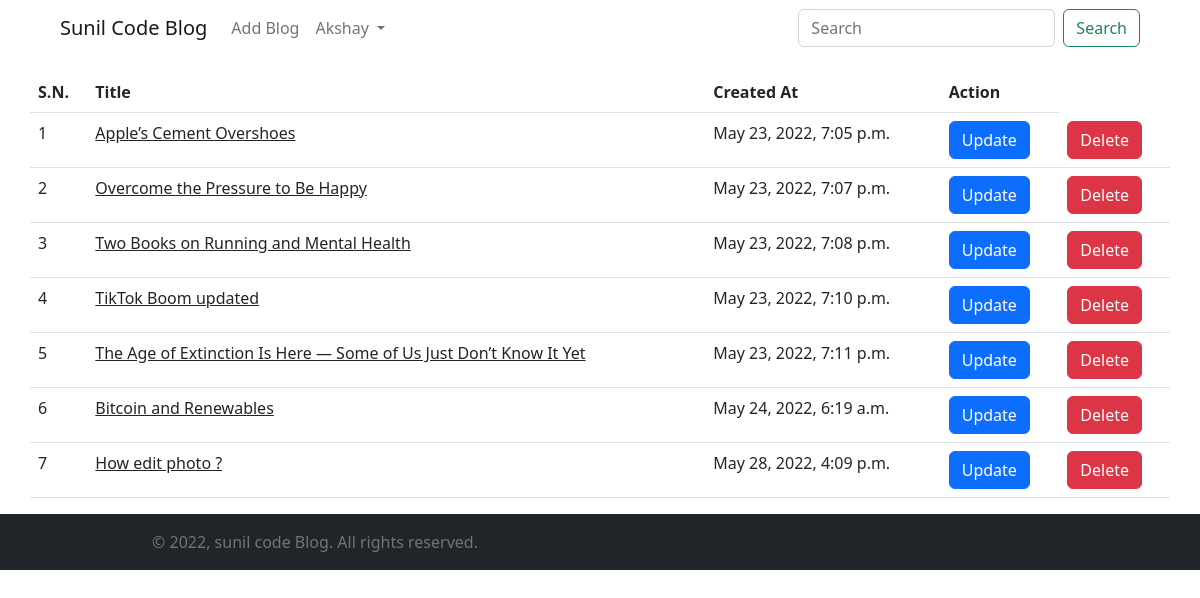
/see-blogs (signed in), run on the app's committed database.
### miniBlog/models.py (models this page shows, shortened)
class BlogModel(models.Model):
    title=models.CharField(max_length=1000)
    content=FroalaField()
    slug=models.SlugField(max_length=1000, null=True,  blank=True)
    image=models.ImageField(upload_to='blog')
    user=models.ForeignKey(User, null=True, blank=True ,on_delete=models.CASCADE)
    created_at=models.DateTimeField(auto_now_add=True)
    upload_to=models.DateTimeField(auto_now=True)
    likes=models.ManyToManyField(User,blank=True, related_name='post_like')

### miniBlog/views.py (the view)
# urls.py: path('see-blogs',seeBlogs,name='seeblogs'),
def seeBlogs(request):
    if request.user.is_authenticated:
        context = {}
        try:
            blog_objs = BlogModel.objects.filter(user=request.user)
            context['blog_objs'] = blog_objs
        except Exception as e:
            print(e)
        return render(request, 'blog/see_blogs.html', context)
    else:
        messages.error(request, "Please Login!")
        return redirect(home)

### templates/blog/see_blogs.html
{% extends './base.html' %}
{% block start %}
<section>
    <div class="container">
        <div class="row">
            <table class="table">
                <thead>
                  <tr>
                    <th scope="col">S.N.</th>
                    <th scope="col">Title</th>
                    <th scope="col">Created At</th>
                    <th scope="col">Action</th>
                  </tr>
                </thead>
                <tbody>
                    {% for blog in blog_objs %}
                  <tr>
                    <td>{{forloop.counter}}</td>
                    <td><a class="text-dark" href="{% url 'blog_detail' blog.slug %}">{{blog.title}}</a></td>
                    <td>{{blog.created_at}}</td>
                    <td><a href="{% url 'updateblog' blog.slug %}" class="btn btn-primary">Update</a></td>
                    <td><a href="{% url 'deleteblog' blog.slug %}" class="btn btn-danger">Delete</a></td>
                  </tr>
                  {% endfor %}
                </tbody>
              </table>
        </div>
    </div>
</section>
{% endblock  %}

### templates/blog/base.html (shortened to what this page needs)
{% load socialaccount %}
{% load static %}
<!DOCTYPE html>
<html lang="en">
<head>
  <link rel="stylesheet" href="{% static 'css/nouislider.css' %}">
  <link rel="stylesheet" href="{% static 'css/swiper.min.css' %}">
  <link rel="stylesheet" href="{% static 'css/magnific-popup.css' %}">
  <link href='https://unpkg.com/boxicons@2.1.2/css/boxicons.min.css' rel='stylesheet'>
  <link rel="stylesheet" href="{% static 'css/style.css' %}">
  <link rel="stylesheet" href="https://cdn.jsdelivr.net/npm/bootstrap@5.2.0-beta1/dist/css/bootstrap.min.css">
</head>
<body>
  <header class="pb-5 mb-4">
    <nav class="navbar navbar-expand-lg bg-white fixed-top  px-1 px-sm-5 " id="navigation">
      <div class="container-fluid">
        <a class="navbar-brand" href="/">Sunil Code Blog</a>
        <div class="collapse navbar-collapse" id="navbarSupportedContent">
          <ul class="navbar-nav me-auto mb-2 mb-lg-0">
            {% if request.user.is_authenticated %}
            <li class="nav-item">
              <a class="nav-link" href="{% url 'addblog' %}">Add Blog</a>
            </li>
            {% endif %}
            {% if request.user.is_authenticated %}
            <li class="nav-item dropdown">
              <a class="nav-link dropdown-toggle" href="#" id="navbarDropdown" role="button" data-bs-toggle="dropdown"
                aria-expanded="false">
                {{request.user.first_name | capfirst}}
              </a>
                {% endif %}
            </li>
          </ul>
          <form class="d-flex" role="search" method="get" action="{% url 'search' %}">
            <input class="form-control me-2" type="search" placeholder="Search" aria-label="Search" name="query">
            <button class="btn btn-outline-success" type="submit">Search</button>
          </form>
        </div>
      </div>
    </nav>
  </header>
    {% block start %}
  {% endblock %}
  <footer class="position-relative z-index-10 d-print-none bg-dark ">
    <div class="py-3 font-weight-light bg-gray-800 text-secondary">
      <div class="container">
        <div class="row align-items-center">
          <div class="col-md-6 text-center text-md-left">
            <p class="text-sm mb-md-0">&copy; <span id="year"></span>, sunil code Blog. All rights reserved.</p>
          </div>
        </div>
      </div>
    </div>
  </footer>
</body>
</html>

### static/css/style.css (style rules this page uses)
body { scroll-behavior: smooth; }

### data on the page
BlogModel: title "Apple’s Cement Overshoes", created_at "May 23, 2022, 7:05 p.m."
BlogModel: title "Overcome the Pressure to Be Happy", created_at "May 23, 2022, 7:07 p.m."
BlogModel: title "Two Books on Running and Mental Health", created_at "May 23, 2022, 7:08 p.m."
BlogModel: title "TikTok Boom updated", created_at "May 23, 2022, 7:10 p.m."
BlogModel: title "The Age of Extinction Is Here — Some of Us Just Don’t Know It Yet", created_at "May 23, 2022, 7:11 p.m."
BlogModel: title "Bitcoin and Renewables", created_at "May 24, 2022, 6:19 a.m."
BlogModel: title "How edit photo ?", created_at "May 28, 2022, 4:09 p.m."

### other printed values
{{ request.user.first_name | capfirst }} "Akshay"
